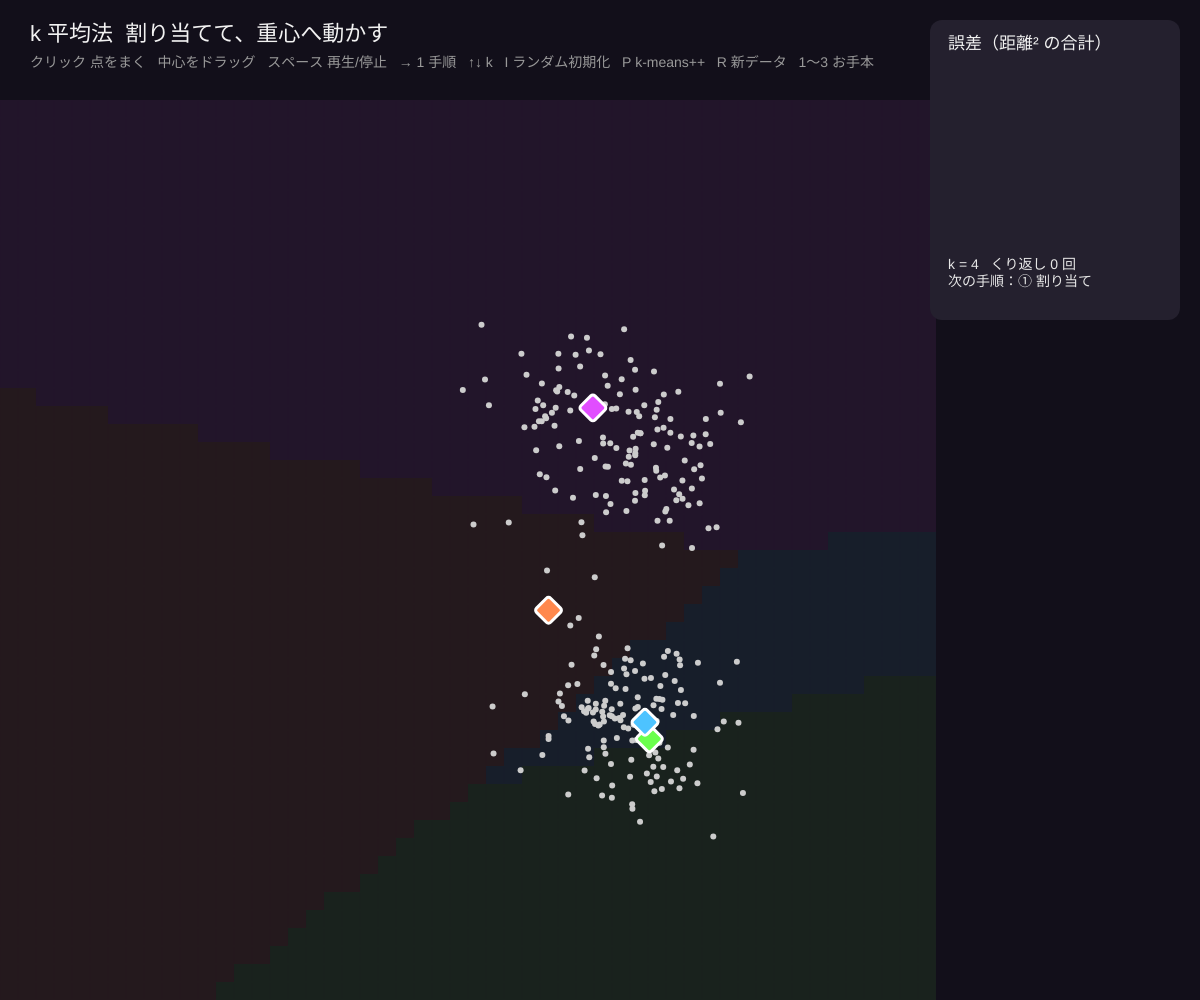
Frame 1 (no input)
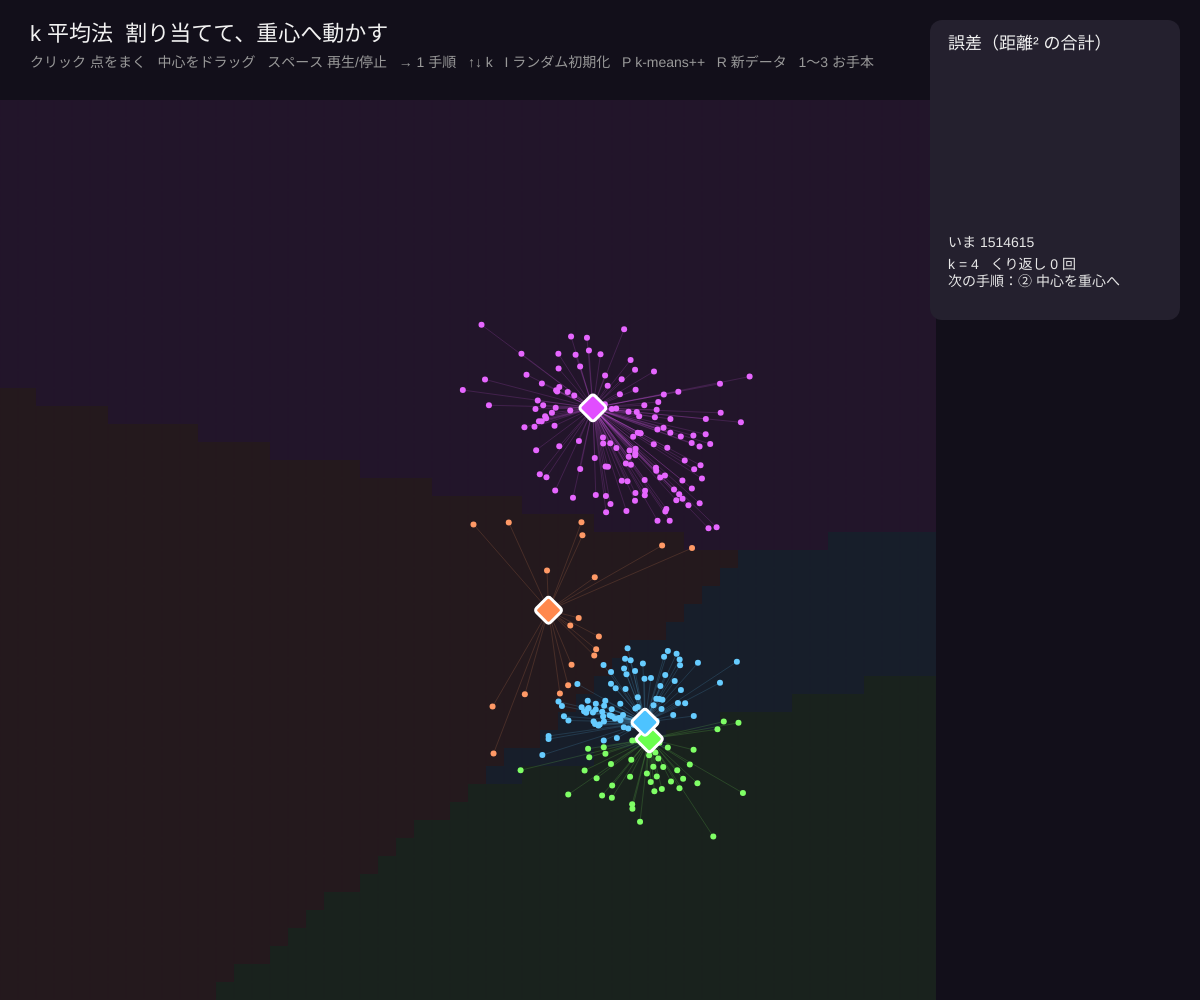
Frame 60 (no input)
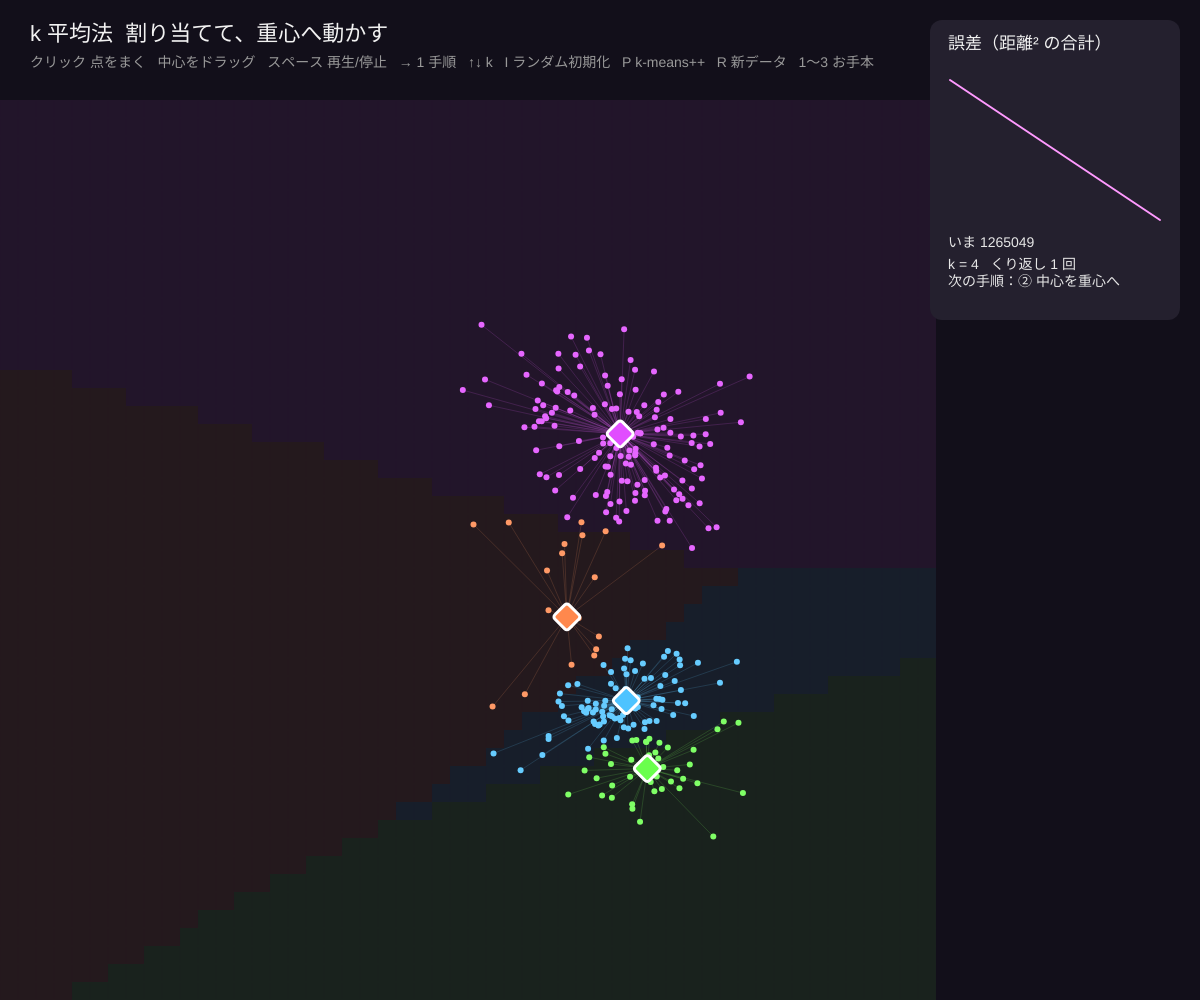
Frame 120 (the mouse pressed at the canvas centre since frame 60)

The p5.js sketch that drew these frames (run headless with seeded random() and noise() and a simulated clock; from frame 60 on, the mouse is pressed at the canvas centre):

// p5.js sketch
// ── sketch.js
// ============================================
// 10 k 平均法（k-means クラスタリング）
// 中心を k 個置き、2 つの手順をくり返すだけ
// ① 割り当て：各点をいちばん近い中心の仲間にする
// ② 更新：各中心を仲間の点の平均（重心）に動かす
// 誤差（各点と中心の距離の 2 乗の合計）は必ず減り、いつか止まる。ただし初めの置き方しだい
// 操作：クリック = 点をまく / 中心をドラッグ / スペース = 再生・停止 / → = 1 手順
//       ↑↓ = k を変える / I = ランダムに置き直す / P = k-means++ で置き直す
//       R = 新しいデータ / 1〜3 = お手本（かたまり・輪・細長い）
// ============================================

let pts = [];
let K = 4;              // ★ クラスタの数
let cents = [], shown = [];   // 中心（shown はアニメーション用）
let label = [];
let phase = 'assign', iter = 0, sseHist = [], converged = false;
let auto = true, speed = 40;
let drag = -1;
let preset = 1;

function setup() {
  createCanvas(windowWidth, windowHeight);
  colorMode(HSB, 360, 100, 100, 100);
  makeData(1);
}

function makeData(k) {
  preset = k; pts = [];
  let W = width - 300, H = height;
  if (k === 1) for (let c = 0; c < 4; c++) {
    let cx = random(W * 0.2, W * 0.8), cy = random(H * 0.3, H * 0.85);
    for (let i = 0; i < 70; i++) pts.push(createVector(cx + randomGaussian() * 45, cy + randomGaussian() * 45));
  }
  if (k === 2) for (let i = 0; i < 260; i++) {   // 輪と真ん中：k-means が苦手な形
    let a = random(TWO_PI), r = i < 200 ? 220 + randomGaussian() * 12 : randomGaussian() * 30;
    pts.push(createVector(W / 2 + cos(a) * r, H * 0.57 + sin(a) * r * 0.8));
  }
  if (k === 3) for (let c = 0; c < 3; c++) for (let i = 0; i < 80; i++)   // 細長いかたまり
    pts.push(createVector(W * 0.2 + random(W * 0.6), H * (0.35 + c * 0.2) + randomGaussian() * 14));
  initCenters(false);
}

function initCenters(plusplus) {
  cents = [];
  if (pts.length === 0) { shown = []; return; }
  if (!plusplus) for (let i = 0; i < K; i++) cents.push(random(pts).copy());
  else {
    // ★ k-means++：すでにある中心から遠い点ほど選ばれやすい
    cents.push(random(pts).copy());
    while (cents.length < K) {
      let w = pts.map((p) => min(cents.map((c) => sq(p.x - c.x) + sq(p.y - c.y))));
      let r = random(w.reduce((a, b) => a + b, 0));
      let i = 0; while (i < w.length - 1 && (r -= w[i]) > 0) i++;
      cents.push(pts[i].copy());
    }
  }
  shown = cents.map((c) => c.copy());
  label = pts.map(() => -1);
  phase = 'assign'; iter = 0; sseHist = []; converged = false;
}

function nearest(p) {
  let b = 0, bd = Infinity;
  cents.forEach((c, j) => { let dd = sq(p.x - c.x) + sq(p.y - c.y); if (dd < bd) { bd = dd; b = j; } });
  return b;
}
function sse() { return pts.reduce((s, p, i) => s + (label[i] >= 0 ? sq(p.x - cents[label[i]].x) + sq(p.y - cents[label[i]].y) : 0), 0); }

// ★ 1 手順進める
function lloydStep() {
  if (!pts.length || converged) return;
  if (phase === 'assign') {
    let changed = 0;
    pts.forEach((p, i) => { let j = nearest(p); if (j !== label[i]) changed++; label[i] = j; });
    if (changed === 0 && iter > 0) converged = true;
    sseHist.push(sse());
    phase = 'update';
  } else {
    for (let j = 0; j < K; j++) {
      let mine = pts.filter((p, i) => label[i] === j);
      if (mine.length) cents[j] = createVector(mine.reduce((s, p) => s + p.x, 0) / mine.length, mine.reduce((s, p) => s + p.y, 0) / mine.length);
    }
    phase = 'assign'; iter++;
  }
}

function hueOf(j) { return (j * 360) / K + 20; }

function draw() {
  background(255, 40, 10);
  if (auto && frameCount % speed === 0) lloydStep();
  shown.forEach((s, j) => { if (cents[j]) s.lerp(cents[j], 0.12); });

  // ボロノイ（どの中心に近いか）を薄く塗る
  let g = 18; noStroke();
  if (cents.length) for (let x = 0; x < width - 280; x += g) for (let y = 100; y < height; y += g) {
    let j = 0, bd = Infinity;
    shown.forEach((c, k) => { let dd = sq(x - c.x) + sq(y - c.y); if (dd < bd) { bd = dd; j = k; } });
    fill(hueOf(j), 60, 40, 22); rect(x, y, g, g);
  }
  // 点と中心を結ぶ線
  pts.forEach((p, i) => {
    if (label[i] >= 0) {
      stroke(hueOf(label[i]), 60, 90, 18); strokeWeight(1); line(p.x, p.y, shown[label[i]].x, shown[label[i]].y);
    }
  });
  noStroke();
  pts.forEach((p, i) => { fill(label[i] >= 0 ? color(hueOf(label[i]), 60, 100) : color(0, 0, 80)); circle(p.x, p.y, 6); });
  shown.forEach((c, j) => {
    stroke(0, 0, 100); strokeWeight(3); fill(hueOf(j), 70, 100);
    push(); translate(c.x, c.y); rotate(QUARTER_PI); rectMode(CENTER); rect(0, 0, 20, 20, 3); pop();
  });

  // パネル：誤差のグラフ
  let px = width - 270;
  noStroke(); fill(255, 30, 18); rect(px, 20, 250, 300, 12);
  fill(0, 0, 95); textAlign(LEFT, TOP); textSize(17); text('誤差（距離² の合計）', px + 18, 36);
  if (sseHist.length) {
    let mx = max(sseHist), mn = min(sseHist);
    stroke(300, 40, 100); strokeWeight(2); noFill();
    beginShape();
    sseHist.forEach((v, i) => vertex(px + 20 + (i / max(sseHist.length - 1, 1)) * 210, 220 - ((v - mn) / max(mx - mn, 1)) * 140));
    endShape();
    noStroke(); fill(0, 0, 90); textSize(14);
    text(`いま ${round(sseHist[sseHist.length - 1])}`, px + 18, 236);
  }
  fill(0, 0, 90); textSize(14);
  text(`k = ${K}   くり返し ${iter} 回\n次の手順：${phase === 'assign' ? '① 割り当て' : '② 中心を重心へ'}${converged ? '\n収束しました（割り当てが変わらない）' : ''}`, px + 18, 258);

  noStroke(); fill(0, 0, 95); textSize(22); textAlign(LEFT, TOP); text('k 平均法  割り当てて、重心へ動かす', 30, 24);
  fill(0, 0, 60); textSize(14);
  text('クリック 点をまく   中心をドラッグ   スペース 再生/停止   → 1 手順   ↑↓ k   I ランダム初期化   P k-means++   R 新データ   1〜3 お手本', 30, 56);
}

function mousePressed() {
  drag = -1;
  shown.forEach((c, j) => { if (dist(mouseX, mouseY, c.x, c.y) < 16) drag = j; });
  if (drag < 0 && mouseY > 100 && mouseX < width - 280) {
    for (let i = 0; i < 15; i++) { pts.push(createVector(mouseX + randomGaussian() * 25, mouseY + randomGaussian() * 25)); label.push(-1); }
    converged = false;
  }
}
function mouseDragged() { if (drag >= 0) { cents[drag].set(mouseX, mouseY); shown[drag].set(mouseX, mouseY); converged = false; phase = 'assign'; } }
function mouseReleased() { drag = -1; }

function keyPressed() {
  if (key === ' ') { auto = !auto; return false; }
  if (key === RIGHT_ARROW) { lloydStep(); return false; }
  if (key === UP_ARROW) { K = min(K + 1, 8); initCenters(true); return false; }
  if (key === DOWN_ARROW) { K = max(K - 1, 1); initCenters(true); return false; }
  if (key === 'i' || key === 'I') initCenters(false);
  if (key === 'p' || key === 'P') initCenters(true);
  if (key === 'r' || key === 'R') makeData(preset);
  if ('123'.includes(key)) makeData(Number(key));
}

function windowResized() { resizeCanvas(windowWidth, windowHeight); makeData(preset); }
